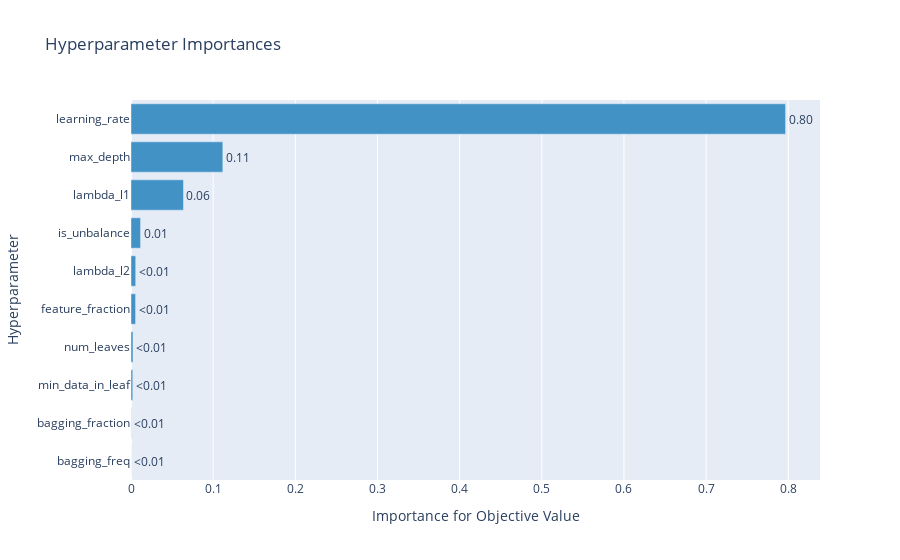

Source (notebook cell):
### Code cell
optuna.visualization.plot_param_importances(study)

### Figure 1 — Plotly figure (JSON) as saved in the notebook; plotly's stock layout.template omitted (floating-point values rounded to 4 significant figures)
{"data": [{"cliponaxis": false, "hovertemplate": ["bagging_freq (CategoricalDistribution): 0.0<extra></extra>", "bagging_fraction (FloatDistribution): 0.00022117080646268656<extra></extra>", "min_data_in_leaf (IntDistribution): 0.002137058252744734<extra></extra>", "num_leaves (IntDistribution): 0.0024360882292693985<extra></extra>", "feature_fraction (FloatDistribution): 0.00557301304495487<extra></extra>", "lambda_l2 (FloatDistribution): 0.005729567885661548<extra></extra>", "is_unbalance (CategoricalDistribution): 0.011626374053481586<extra></extra>", "lambda_l1 (FloatDistribution): 0.06383863320845096<extra></extra>", "max_depth (IntDistribution): 0.11176003213724707<extra></extra>", "learning_rate (FloatDistribution): 0.7966780623817272<extra></extra>"], "marker": {"color": "rgb(66,146,198)"}, "orientation": "h", "text": ["<0.01", "<0.01", "<0.01", "<0.01", "<0.01", "<0.01", "0.01", "0.06", "0.11", "0.80"], "textposition": "outside", "type": "bar", "x": [0, 0.0002212, 0.002137, 0.002436, 0.005573, 0.00573, 0.01163, 0.06384, 0.1118, 0.7967], "y": ["bagging_freq", "bagging_fraction", "min_data_in_leaf", "num_leaves", "feature_fraction", "lambda_l2", "is_unbalance", "lambda_l1", "max_depth", "learning_rate"]}], "layout": {"showlegend": false, "title": {"text": "Hyperparameter Importances"}, "xaxis": {"title": {"text": "Importance for Objective Value"}}, "yaxis": {"title": {"text": "Hyperparameter"}}}}
